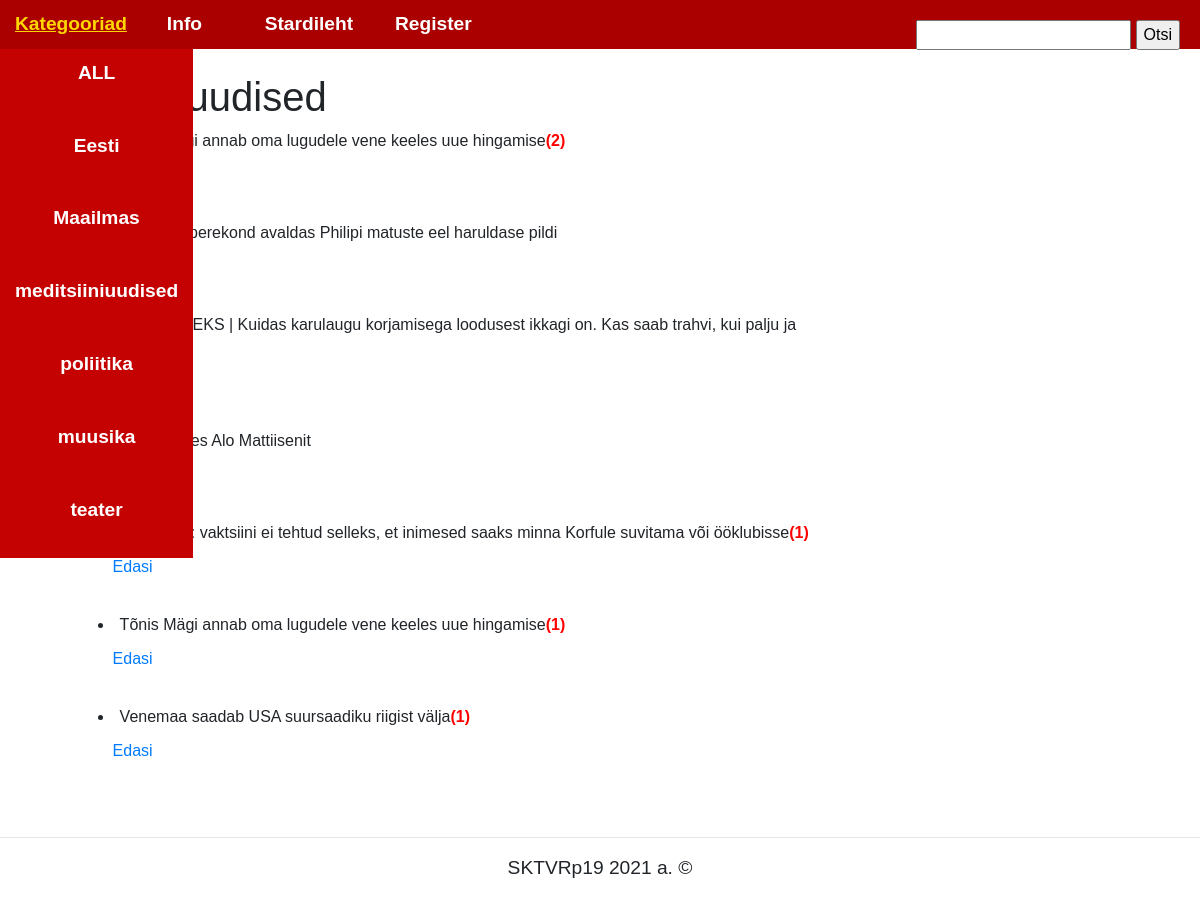
Screenshot of /all with the database file from the repository.
### tables this page shows
CREATE TABLE `news` (
  `id` int(11) NOT NULL,
  `title` varchar(255) NOT NULL,
  `text` text NOT NULL,
  `picture` blob NOT NULL,
  `category_id` int(11) NOT NULL,
  `user_id` int(11) NOT NULL
);

### controller/Controller.php (called while the page is built, shortened)
<?php
class Controller
{
	public static function AllNews() {
		$arr = News::getAllNews();
		include_once 'view/allnews.php';
	}
	public static function CommentsCount($newsid)  {
	     $arr = Comments::getCommentsCountByNewsID($newsid);
	     ViewComments::CommentsCount($arr);
	}
}
?>

### index.php (called while the page is built, shortened)
<?php
include_once 'inc/Database.php';
require 'model/Category.php';
require 'model/News.php';
require 'model/Comments.php';
include_once 'view/news.php';
include_once 'view/comments.php';
include_once 'controller/Controller.php';
include_once 'route/routing.php';
?>

### inc/Database.php (called while the page is built, shortened)
<?php
class database{
	private $conn;
	private $host;
	private $user;
	private $password;
	private $baseName;
	function __construct() {
		$this->host = 'localhost';
		$this->user = 'root';
		$this->password = '';
		$this->baseName = 'newsportal';
	}
	function connect() {
		if(!$this->conn) {
			try {
			$this->conn = new PDO('mysql:host='.$this->host.';dbname='.$this->baseName.'',$this->user, $this->password,
	        array (PDO::MYSQL_ATTR_INIT_COMMAND =>  'SET NAMES utf8'));
			}
			catch  (Exception $e) {
			die('Connection failed : '. $e->getMessage());
			}
	    }
		return $this->conn;
    }
	function disconnect() {
		if ($this->conn) {
			$this->conn = null;
		}
	}
	function getOne($query) {
		$stmt = $this->conn->prepare ($query);
		$stmt->execute();
		$stmt->setFetchMode(PDO::FETCH_ASSOC);
		$response = $stmt->fetch();
		return $response;
	}
	function  getAll($query) {
		$stmt = $this->conn->prepare ($query);
		$stmt->execute();
		$stmt->setFetchMode(PDO::FETCH_ASSOC);
		$response = $stmt->fetchAll();
		return $response;
	}
}
?>

### model/News.php (called while the page is built, shortened)
<?php
class News{
public static function getAllNews() {
$query = "SELECT * FROM news ORDER BY id DESC " ;
$db = new Database();
$arr = $db->getAll($query);
return $arr;
}
}
?>

### model/Comments.php (called while the page is built, shortened)
<?php
class Comments{
	public static function getCommentsCountByNewsID($id) {
		$query = "SELECT count(id) as 'count' FROM comments WHERE news_id=".(string)$id;
		$db = new Database();
		$c = $db->getOne($query);
		return $c;
	}
}
?>

### view/news.php (the view, shortened to what this page needs)
<?php
class ViewNews  {
	public static function AllNews($arr){
		 foreach($arr as $value) {
			echo "<li>".$value['title'];
			Controller::CommentsCount($value['id']);
			echo "<a href ='news?id=".$value['id']."'>Edasi</a></li><br>";
	     }
    }
}
?>

### view/allnews.php (shortened to what this page needs)
<h1>Kõik uudised</h1>
<br>
<?php
ViewNews::AllNews($arr);
$content = ob_get_clean();
include_once 'view/layout.php';
?>

### view/comments.php (shortened to what this page needs)
<?php
class ViewComments {
    public static function CommentsCount($value) {
    	if ($value['count']>0) {
    		echo '<b><font color="red">('.$value['count'].')</font></b>';
        }
    }
}
?>

### route/routing.php
<?php
$host = explode('?', $_SERVER['REQUEST_URI'])[0];
$num = substr_count($host, '/');
$path = explode('/', $host) [$num];
if ($path == '' OR $path == 'index' OR $path == 'index.php') {
	$response = Controller::StartSite();
}
elseif($path == 'all')  {
	$response = Controller::AllNews();
}
elseif($path == 'category' and isset($_GET['id'])) {
     $response = Controller::NewsByCatID($_GET['id']);
}
elseif($path == 'news' and isset($_GET['id'])) {
	echo "one news";
	$response = Controller::NewsByID($_GET['id']);
}
elseif($path == 'insertcomment' and isset($_GET['comment'],$_GET['id'])) {
	$response = Controller::InsertComment($_GET['comment'],$_GET['id']);
}
elseif ($path == 'registerForm')
{
	$response = Controller::registerForm();
}
elseif ($path == 'registerAnswer')
{
		$response = Controller::registerUser();
}
else{
	$response = Controller::error404();
}
 ?>

### view/layout.php (shortened to what this page needs)
<!DOCTYPE html>
<html>
   <head>
             <link rel="stylesheet"  href="https://stackpath.bootstrapcdn.com/bootstrap/4.3.1/css/bootstrap.min.css"
             integrity=
            "sha384-ggOyR0iXCbMQv3Xipma34MD+dH/1fQ784/j6cY/iJTQUOhcWr7x9JvoRxT2MZw1T"
>
             <link rel="stylesheet" type="text/css" href="style.css">
   </head>
   <body>
<nav class="one">
  <ul class="topmenu">
  <li><a href="#">Kategooriad<i class="fa fa-angle-down"></i></a>
   </li>
   <li><a href="iwww">Info</a></li>
   <li><a href="./">Stardileht</a></li>
   <li><a href="registerForm">Register</a></li>
   <div class="pull-right">
     <li>
       <form action="search">
         <input type="text" name="otsi">
         <input type="submit" value="Otsi">
       </form>
     </li>
   </div>
   </ul>
</nav>
<section>
    <div class = 'divBox'>
         <?php
         if(isset($content)) {
             echo $content;
         }
        else{
            echo '<h1>Content is gone!</h1>';
         }
         ?>
     </div>
</section>
       <hr>
       <p style="display:block; text-align:center;">SKTVRp19 2021 a. &copy</p>
     </body>
</html>

### style.css (style rules this page uses)
body { margin:0; font-family: Arial; }
nav { width: 100%; margin: auto; padding: auto; }
ul { list-style: none; margin: 0; padding: 0; }
.topmenu > li { display: inline-block; margin-right: auto; position: relative; width: 10%; padding: auto; text-align: center; }
.divBox { width: 85%; margin-left: 20px; }
.pull-right { padding:20px; float: right; }
a { display: block; padding: 10px 15px; text-decoration: none; outline: none; transition: .5s linear; }
.fa { font-family: "FontAwesome"; color: inherit; padding-left: 10px; }
.one ul { background: #AB0000; }
.one ul a { color: white; font-weight: 600; font-size: 1.2em; }
section { padding: 2%; display: flex; align-content: center; justify-content: center; }
p { word-wrap: break-word; display: flex; font-size: 1.2rem; }
h1 { width: auto; display: inline-block; }

### rows the page displays
news: title "Tõnis Mägi annab oma lugudele vene keeles uue hingamise", count "2"
news: title "Kuninglik perekond avaldas Philipi matuste eel haruldase pildi"
news: title "ASI SELGEKS | Kuidas karulaugu korjamisega loodusest ikkagi on. Kas saab trahvi, kui palju ja millal?"
news: title "Meenutades Alo Mattiisenit"
news: title "Irja Lutsar: vaktsiini ei tehtud selleks, et inimesed saaks minna Korfule suvitama või ööklubisse", count "1"
news: title "Tõnis Mägi annab oma lugudele vene keeles uue hingamise", count "1"
news: title "Venemaa saadab USA suursaadiku riigist välja", count "1"
